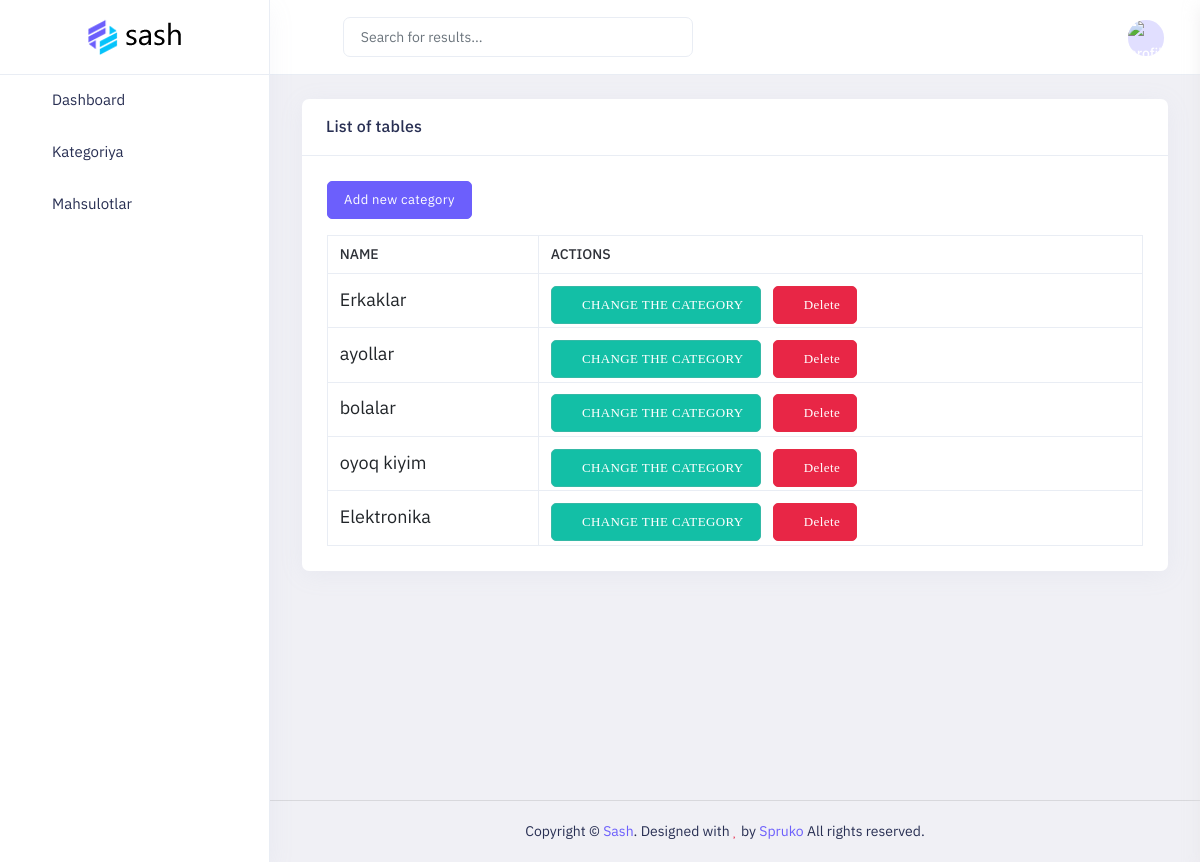
The page /dashboard/category-list on the database its author committed.
### main/models.py (models this page shows, shortened)
class Category(models.Model):
    name = models.CharField(max_length=255, unique=True)

### dashboard/views.py (the view)
# urls.py: path('category-list', views.category_list, name='category_list'),
def category_list(request):
    categories = Category.objects.all()
    return render(request, 'dashboard/category/list.html', {'categories':categories})

### dashboard/templates/dashboard/category/list.html (shortened to what this page needs)
{%extends "dashboard/base.html" %}
{%block content%}
            <div class="main-content app-content mt-0">
                <div class="side-app">
                    <div class="main-container container-fluid">
                        <div class="page-header">
                            <h1 class="page-title">Lists of categories</h1>
                            <div>
                                <ol class="breadcrumb">
                                    <li class="breadcrumb-item"><a href="javascript:void(0)">Home</a></li>
                                    <li class="breadcrumb-item active" aria-current="page">Dashboard 01</li>
                                </ol>
                            </div>
                        </div>
                        <div class="row">
                            <div class='col-3'></div>
                            <div class="col-lg-12 col-md-12 col-sm-12 col-xl-6">
                                <div class="row">
                                            <div class="col-lg-12">
                                <div class="card">
                                    <div class="card-header">
                                        <h3 class="card-title">List of tables</h3>
                                    </div>
                                    <div class="card-body">
                                        <a href="{% url 'dashboard:category_create' %}"><button id="table2-new-row-button" class="btn btn-primary mb-4"> Add new category</button></a>
                                        <div class="table-responsive">
                                            <table class="table table-bordered border text-nowrap mb-0" id="new-edit">
                                                <thead>
                                                    <tr>
                                                        <th>Name</th>
                                                    <th name="bstable-actions">Actions</th></tr>
                                                </thead>
                                                <tbody>
                                                    {%for category in categories%}
                                                    <tr>
                                                    <td style="font-size: 18px;">{{category.name}}</td>
                                                    <td name="bstable-actions"><div class="btn-list">
                                                        <a style="margin-right: 1vw;" href="{%url 'dashboard:category_update' category.id%}">
                                                            <button id="bEdit" type="button" class="btn btn-success">
                                                                <span class="fe fe-edit"> CHANGE THE CATEGORY</span>
                                                            </button>
                                                        </a>
                                                        <a href="{% url 'dashboard:category_delete' category.id %}"><button id="bDel" type="button" class="btn  btn btn-danger">
                                                            <span class="fe fe-trash-2"> Delete </span>
                                                        </button></a>
                                                    </div></td></tr>
                                                    {%endfor%}
                                                </tbody>
                                            </table>
                                        </div>
                                    </div>
                                </div>
                            </div>
                                        </div>
                                    </div>
                                </div>
                            </div>
                        </div>
                    </div>
                </div>
            </div>
{%endblock%}

### rows shown on the page
Category: name "Erkaklar"
Category: name "ayollar"
Category: name "bolalar"
Category: name "oyoq kiyim"
Category: name "Elektronika"
